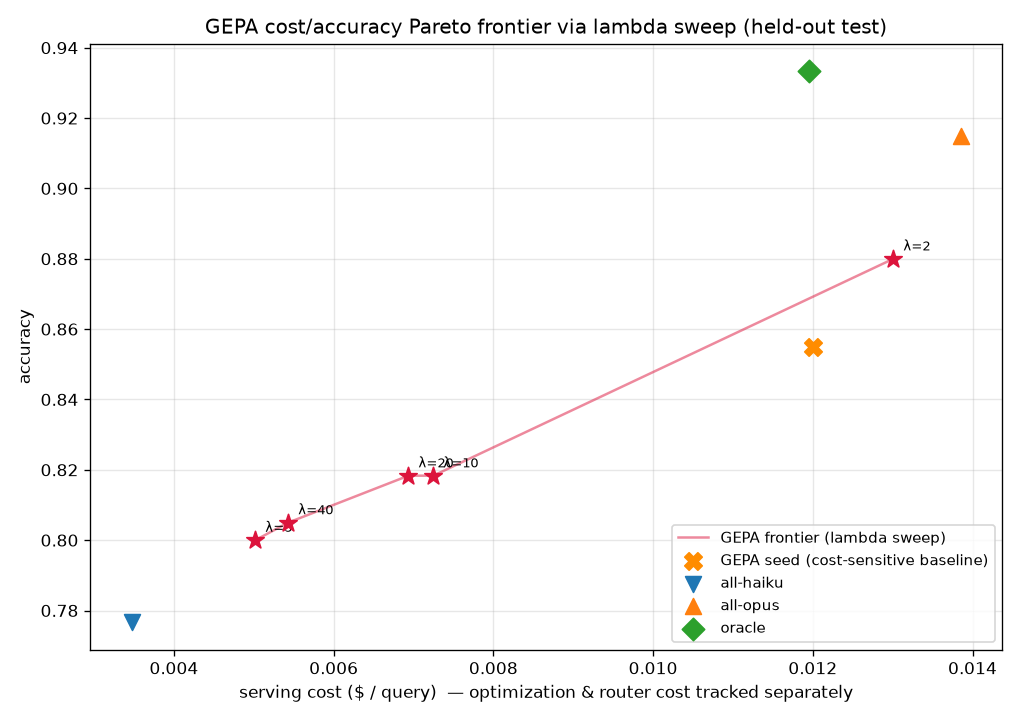

Here is the Python script that generated this plot:
#!/usr/bin/env python3
"""Sweep the cost-penalty lambda to trace GEPA's cost/accuracy Pareto frontier.

For each lambda in --lams we run the GEPA loop (reward = acc - lambda*cost) on a
fixed dev minibatch, take the best evolved instruction, then evaluate it on the
HELD-OUT test set. Plotting the resulting (serving_cost, accuracy) points gives
the frontier of operating points GEPA can reach:

  small lambda -> cost barely penalized -> accuracy-first  (more OPUS, up-right)
  large lambda -> cost heavily penalized -> thrift-first   (more HAIKU, down-left)

Each lambda's evolved instruction is saved (gepa_instr_lam{lam}.txt) and its test
metrics go into gepa_pareto.json; the frontier is drawn to gepa_pareto.png.

Optimization spend (haiku dev rollouts + opus reflections) is summed across all
lambdas and reported separately — never folded into serving cost.
"""
import argparse
import json
import random

import numpy as np
import matplotlib
matplotlib.use("Agg")
import matplotlib.pyplot as plt

from gepa_optimize import run_gepa
from router import MemoryRouter, SEED_INSTRUCTION


def eval_on_test(router, test, instruction, workers):
    """Route every test query with `instruction`; score from recorded perf/cost."""
    from concurrent.futures import ThreadPoolExecutor
    router.instruction = instruction

    def one(r):
        choice, _ = router.route(r["query"])      # test queries: real embed + haiku call
        return r[f"{choice}_perf"], r[f"{choice}_cost"], choice == "opus"

    with ThreadPoolExecutor(max_workers=workers) as ex:
        rows = list(ex.map(one, test))
    perf = np.array([x[0] for x in rows], float)
    cost = np.array([x[1] for x in rows], float)
    pop = np.array([x[2] for x in rows], float)
    return {"acc": float(perf.mean()), "serving_cost": float(cost.mean()),
            "pct_opus": float(pop.mean())}


def main():
    ap = argparse.ArgumentParser()
    ap.add_argument("--memory", default="memory.jsonl")
    ap.add_argument("--test", default="../llmrouter/router_multihead_test.jsonl")
    ap.add_argument("--lams", type=float, nargs="+",
                    default=[2.0, 5.0, 10.0, 20.0, 40.0])
    ap.add_argument("--dev", type=int, default=120)
    ap.add_argument("--iters", type=int, default=6)
    ap.add_argument("--children", type=int, default=2)
    ap.add_argument("--k", type=int, default=8)
    ap.add_argument("--workers", type=int, default=24)
    ap.add_argument("--seed", type=int, default=0)
    ap.add_argument("--test_limit", type=int, default=0, help="0 = full test set")
    args = ap.parse_args()

    test = [json.loads(l) for l in open(args.test)]
    if args.test_limit:
        test = test[: args.test_limit]

    # one router/memory shared across lambdas; dev minibatch fixed for fairness
    router = MemoryRouter(args.memory, k=args.k)
    rng_dev = random.Random(args.seed)
    idx = list(range(len(router.mem)))
    rng_dev.shuffle(idx)
    dev = [router.mem[i] for i in idx[: args.dev]]
    print(f"dev={len(dev)}  test={len(test)}  lambdas={args.lams}")

    # baselines on test (recorded perf/cost) for context
    a = {k: np.array([r[k] for r in test], float)
         for k in ("haiku_perf", "opus_perf", "haiku_cost", "opus_cost")}
    base = {
        "all-haiku": (a["haiku_cost"].mean(), a["haiku_perf"].mean()),
        "all-opus": (a["opus_cost"].mean(), a["opus_perf"].mean()),
    }
    orc_cost = np.where(a["haiku_perf"] >= 0.5, a["haiku_cost"], a["opus_cost"])
    orc_perf = np.where((a["haiku_perf"] >= 0.5) | (a["opus_perf"] >= 0.5), 1.0, 0.0)
    base["oracle"] = (orc_cost.mean(), orc_perf.mean())

    results = []
    total_opt_cost = 0.0
    for lam in args.lams:
        print(f"\n========== GEPA @ lambda={lam} ==========")
        rng = random.Random(args.seed)           # same seed -> comparable runs
        np.random.seed(args.seed)
        best, seed_ev, optc = run_gepa(router, dev, lam, args.iters,
                                       args.children, args.workers, rng)
        total_opt_cost += optc["total_optimization_usd"]
        instr_path = f"gepa_instr_lam{lam:g}.txt"
        with open(instr_path, "w") as f:
            f.write(best["instruction"])
        # evaluate the evolved instruction on held-out test
        t = eval_on_test(router, test, best["instruction"], args.workers)
        print(f"  TEST: acc={t['acc']:.3f} cost=${t['serving_cost']:.5f} "
              f"%opus={t['pct_opus']:.2f}  (dev reward={best['mean_reward']:.3f})")
        results.append({"lambda": lam, "instruction_path": instr_path,
                        "dev": {k: best[k] for k in ("mean_reward", "acc",
                                "serving_cost", "pct_opus")},
                        "test": t, "opt_cost_usd": optc["total_optimization_usd"]})

    # also evaluate the (unoptimized) seed on test as the starting point
    seed_test = eval_on_test(router, test, SEED_INSTRUCTION, args.workers)

    # ---- plot frontier ----
    fig, ax = plt.subplots(figsize=(8.5, 6))
    xs = [r["test"]["serving_cost"] for r in results]
    ys = [r["test"]["acc"] for r in results]
    order = np.argsort(xs)
    ax.plot(np.array(xs)[order], np.array(ys)[order], "-", color="crimson",
            alpha=0.5, zorder=2, label="GEPA frontier (lambda sweep)")
    for r in results:
        ax.scatter(r["test"]["serving_cost"], r["test"]["acc"], s=120,
                   marker="*", color="crimson", zorder=4)
        ax.annotate(f"λ={r['lambda']:g}",
                    (r["test"]["serving_cost"], r["test"]["acc"]),
                    textcoords="offset points", xytext=(6, 5), fontsize=8)
    ax.scatter(seed_test["serving_cost"], seed_test["acc"], s=110, marker="X",
               color="darkorange", zorder=4, label="GEPA seed (cost-sensitive baseline)")
    for name, (c, p) in base.items():
        m = {"oracle": "D", "all-haiku": "v", "all-opus": "^"}[name]
        ax.scatter([c], [p], s=90, marker=m, zorder=3, label=name)
    ax.set_xlabel("serving cost ($ / query)  — optimization & router cost tracked separately")
    ax.set_ylabel("accuracy")
    ax.set_title("GEPA cost/accuracy Pareto frontier via lambda sweep (held-out test)")
    ax.grid(alpha=0.3)
    ax.legend(loc="lower right", fontsize=9)
    fig.tight_layout()
    fig.savefig("gepa_pareto.png", dpi=120)

    with open("gepa_pareto.json", "w") as f:
        json.dump({"results": results, "seed_test": seed_test,
                   "baselines": base, "total_optimization_usd": total_opt_cost}, f, indent=2)

    print("\n================ FRONTIER (held-out test) ================")
    print(f"{'lambda':>8}{'acc':>8}{'cost$/q':>10}{'%opus':>8}")
    print(f"{'seed':>8}{seed_test['acc']:>8.3f}{seed_test['serving_cost']:>10.5f}"
          f"{seed_test['pct_opus']:>8.2f}")
    for r in sorted(results, key=lambda x: x["lambda"]):
        t = r["test"]
        print(f"{r['lambda']:>8g}{t['acc']:>8.3f}{t['serving_cost']:>10.5f}{t['pct_opus']:>8.2f}")
    print(f"\ntotal GEPA optimization $ across sweep: {total_opt_cost:.4f}  (one-time)")
    print("saved gepa_pareto.png and gepa_pareto.json")


if __name__ == "__main__":
    main()
